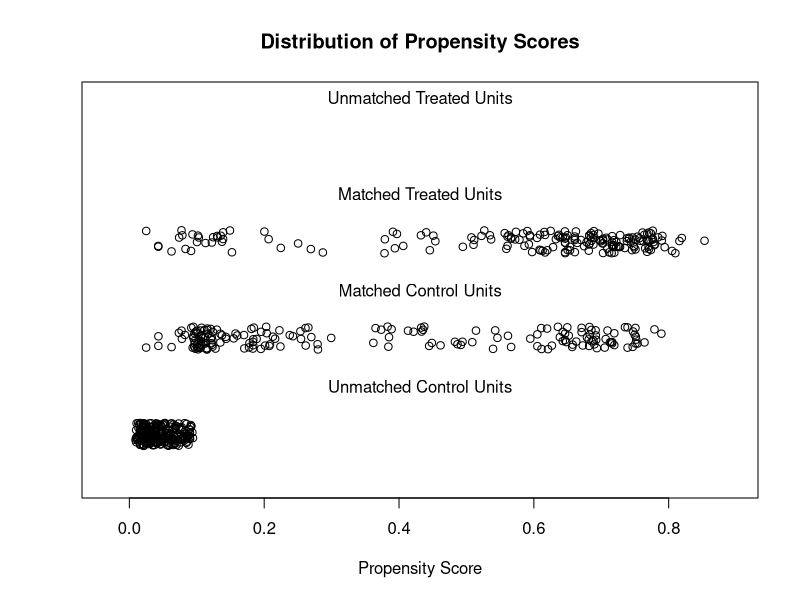
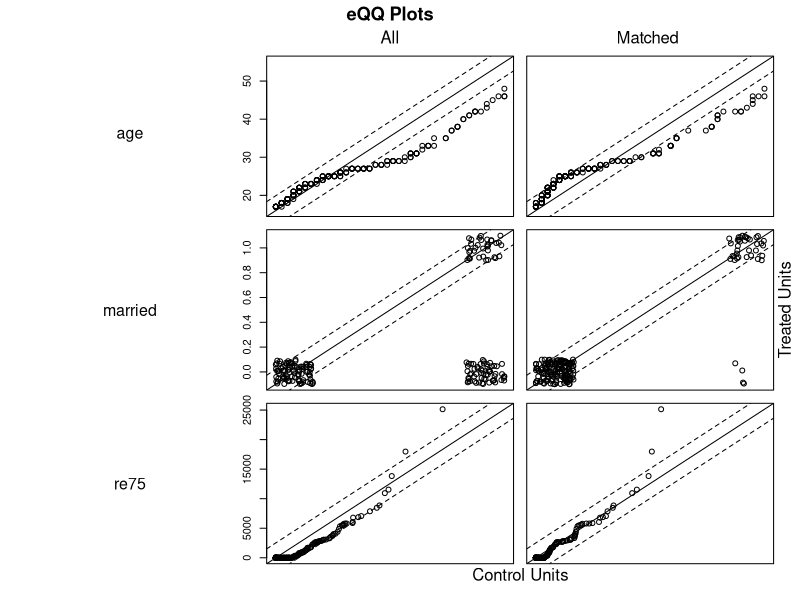

The R script that drew these images, in order: (Note: this script raises an error after producing the figures.)
## ---- chunk 1
knitr::opts_chunk$set(echo = TRUE, message = FALSE,
                      fig.width=7, fig.height=5)
options(width = 200)
## ---- chunk 2
library("MatchIt")
data("lalonde")

head(lalonde)
## ---- chunk 3
# No matching; constructing a pre-match matchit object
m.out0 <- matchit(treat ~ age + educ + race + married + 
                   nodegree + re74 + re75, data = lalonde,
                 method = NULL, distance = "glm")
## ---- chunk 4
# Checking balance prior to matching
summary(m.out0)
## ---- chunk 5
# 1:1 NN PS matching w/o replacement
m.out1 <- matchit(treat ~ age + educ + race + married + 
                   nodegree + re74 + re75, data = lalonde,
                 method = "nearest", distance = "glm")

## ---- chunk 6
m.out1
## ---- chunk 7
# Checking balance after NN matching
summary(m.out1, un = FALSE)
## ---- chunk 8
plot(m.out1, type = "jitter", interactive = FALSE)
## ---- chunk 9
plot(m.out1, type = "qq", interactive = FALSE,
     which.xs = c("age", "married", "re75"))
## ---- chunk 10
# Full matching on a probit PS
m.out2 <- matchit(treat ~ age + educ + race + married + 
                   nodegree + re74 + re75, data = lalonde,
                 method = "full", distance = "glm", link = "probit")
m.out2
## ---- chunk 11
# Checking balance after full matching
summary(m.out2, un = FALSE)
## ---- chunk 12
plot(summary(m.out2))
## ---- chunk 13
m.data1 <- match.data(m.out1)

head(m.data1)
## ---- chunk 14
library("lmtest") #coeftest
library("sandwich") #vcovCL

fit1 <- lm(re78 ~ treat + age + educ + race + married + nodegree + 
             re74 + re75, data = m.data1, weights = weights)

coeftest(fit1, vcov. = vcovCL, cluster = ~subclass)
## ---- chunk 15
m.data2 <- match.data(m.out2)

fit2 <- lm(re78 ~ treat + age + educ + race + married + nodegree + 
             re74 + re75, data = m.data2, weights = weights)

coeftest(fit2, vcov. = vcovCL, cluster = ~subclass)
